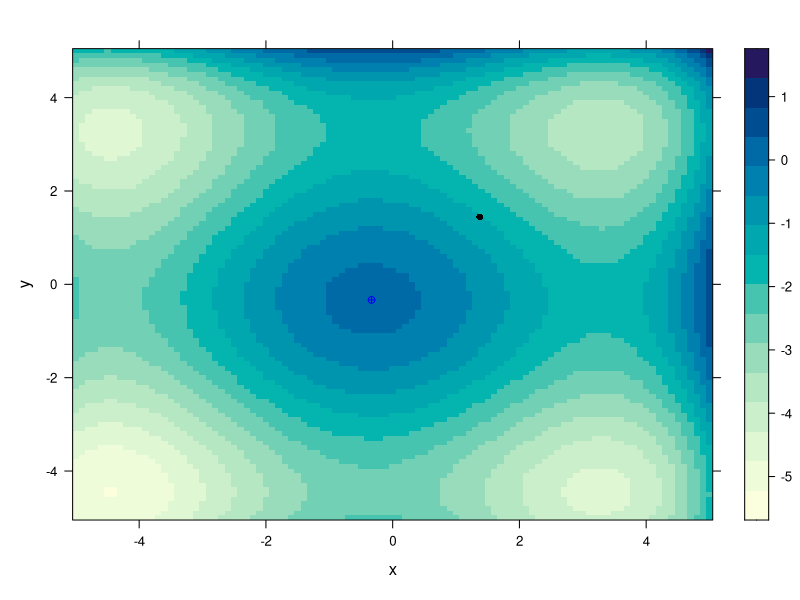
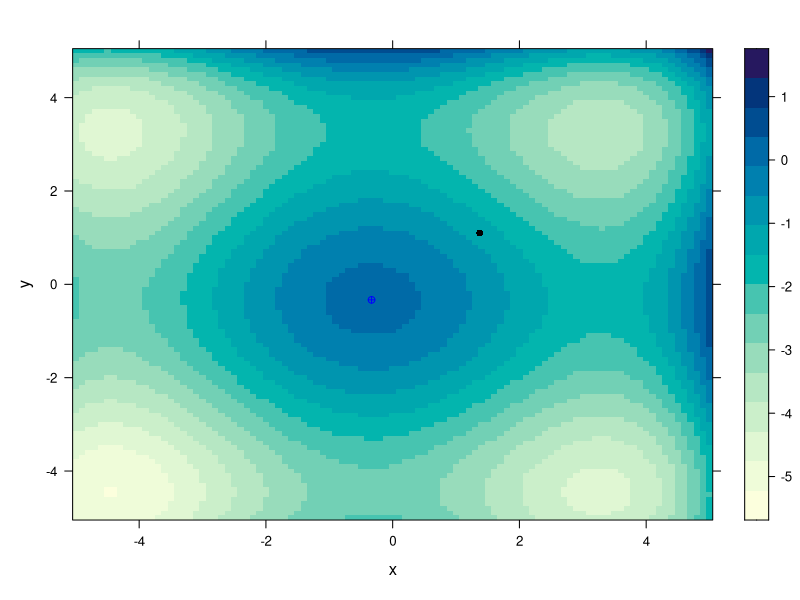
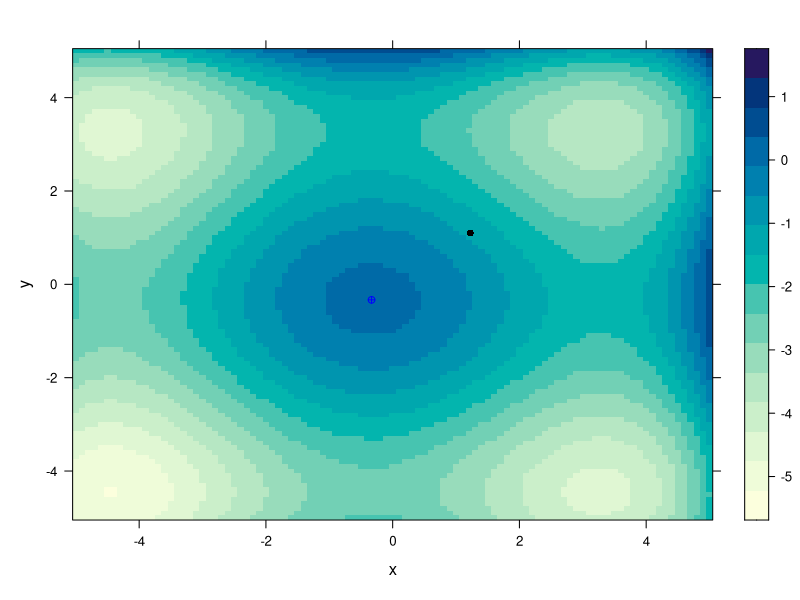
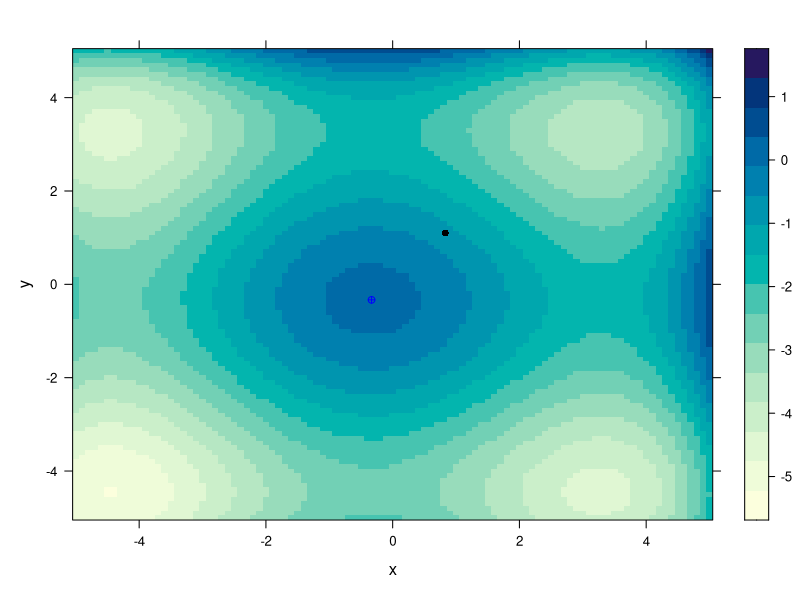
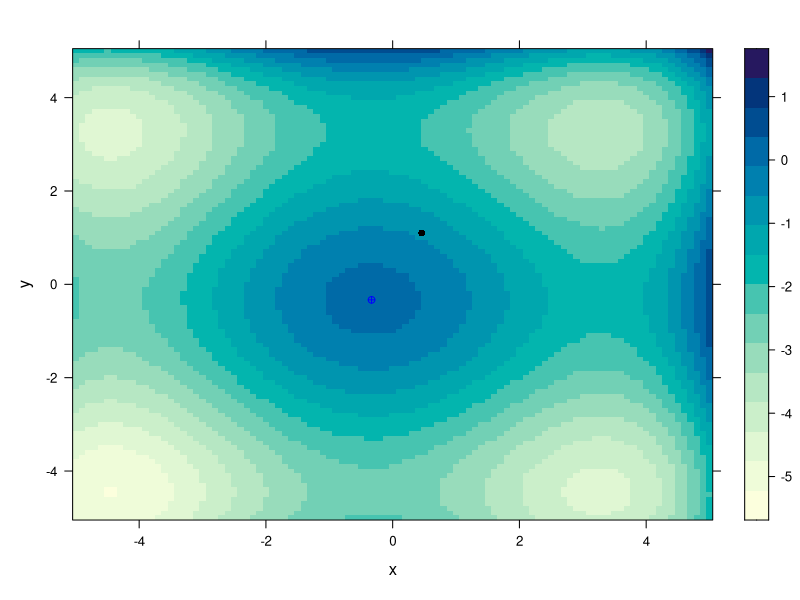
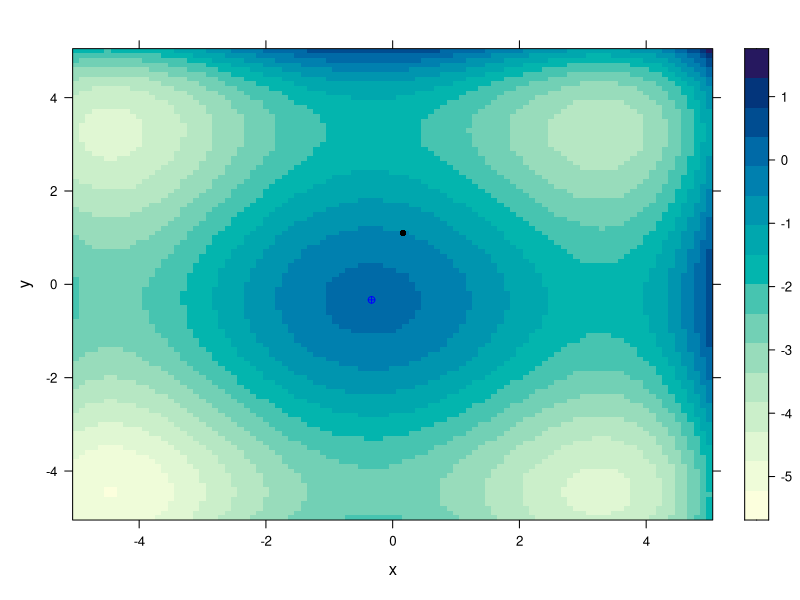
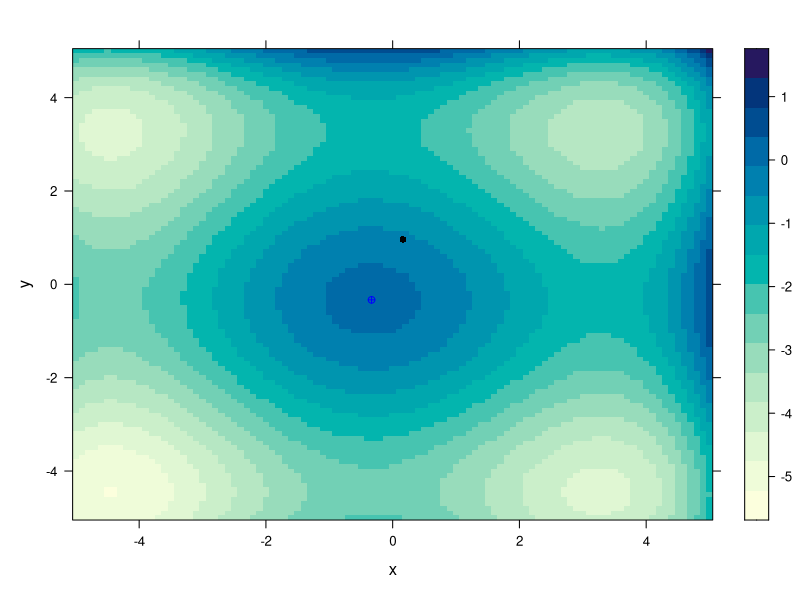
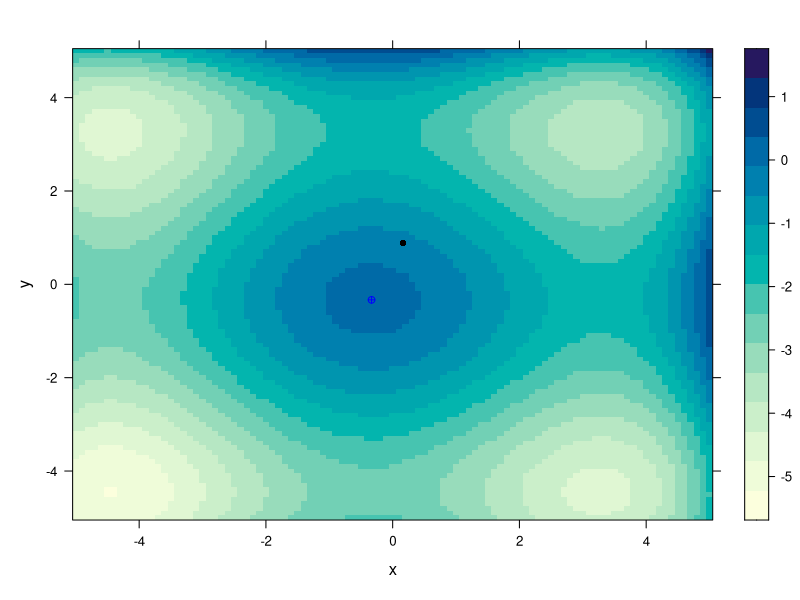

The R script that drew these images, in order: (Note: this script raises an error after producing the figures.)
  library("lattice")
  library("latticeExtra")
  g <- function(x, y) {
    return(((x + 0.5)^4 - 30 * x^2 - 20 * x + (y + 0.5)^4 - 30 * y^2 - 20 * y)/100)
  }
  
  low <- -5
  high <- 3.5
  step <- 0.5
  replicas <- 100
  
  replica <- function(t) {
    curr <- runif(2, low, high)
    best <- curr
    respuesta <- curr
    for (tiempo in 1:t) {
      best1 <- numeric()
      best2 <- numeric()
      delta.x <- runif(1, 0, step)
      delta.y <- runif(1, 0, step)
      x1 <- curr[1] - delta.x
      x2 <- curr[1] + delta.x
      y1 <- curr[2] - delta.y
      y2 <- curr[2] + delta.y
      if (x2 > 5) {
        x2 <- x2 - 10
      } else{
        x2 <- x2
      }
      if (y2 > 5) {
        y2 <- y2 - 10
      } else{
        y2 <- y2
      }
      if (x1 < -5) {
        x1 <- x1 + 10
      }else{
        x1 <- x1
      }
      if (y1 < -5) {
        y1 <- y1 + 10
      } else{
        y1 <- y1
      }
      left <- c(x1, curr[2])
      right <- c(x2, curr[2])
      down <- c(curr[1], y1)
      up <- c(curr[1], y2)
      
      
      if (g(x1, curr[2]) < g(x2, curr[2])) {
        best1 <- x2
      } else {
        best1 <- x1
      }
      
      if (g(curr[1], y2) < g(curr[1], y1)) {
        best2 <- y1
      } else {
        best2 <- y2
      }
      
      if (g(best1, curr[2]) < g(curr[1], best2)) {
        curr <- c(curr[1], best2)
      } else {
        curr <- c(best1, curr[2])
      }
      if (g(curr[1], curr[2]) > g(best[1], best[2])) {
        best <- curr
        respuesta <- c(respuesta, curr)
      }
    }
    return(respuesta)
  }
  t <- data.frame()
  for(i in seq(-5, 5, by= 0.1)){
    for(j in seq(-5, 5, by= 0.1)){
      t <- rbind(t, c(i, j, g(i,j)))
    }
  }
  colnames(t) <- c("x", "y", "z")
  plotting <- levelplot(z ~ x*y, data = t)
  for (pot in 2:4) {
    tmax <- 10^pot
    resultados <- replica(tmax)
    for(i in seq(1, (length(resultados)-1), by= 2)){
      punto <- xyplot(resultados[i] ~ resultados[i+1], pch = 16, col = "black")
      aprox <- xyplot(-0.333032 ~ -0.333032, col="blue", pch=10)
      plotting1 <- plotting + as.layer(punto) + as.layer(aprox)
      png(paste(tmax, "p7_", i, ".png", sep=""))
      print(plotting1)
      graphics.off()
    }
  }
